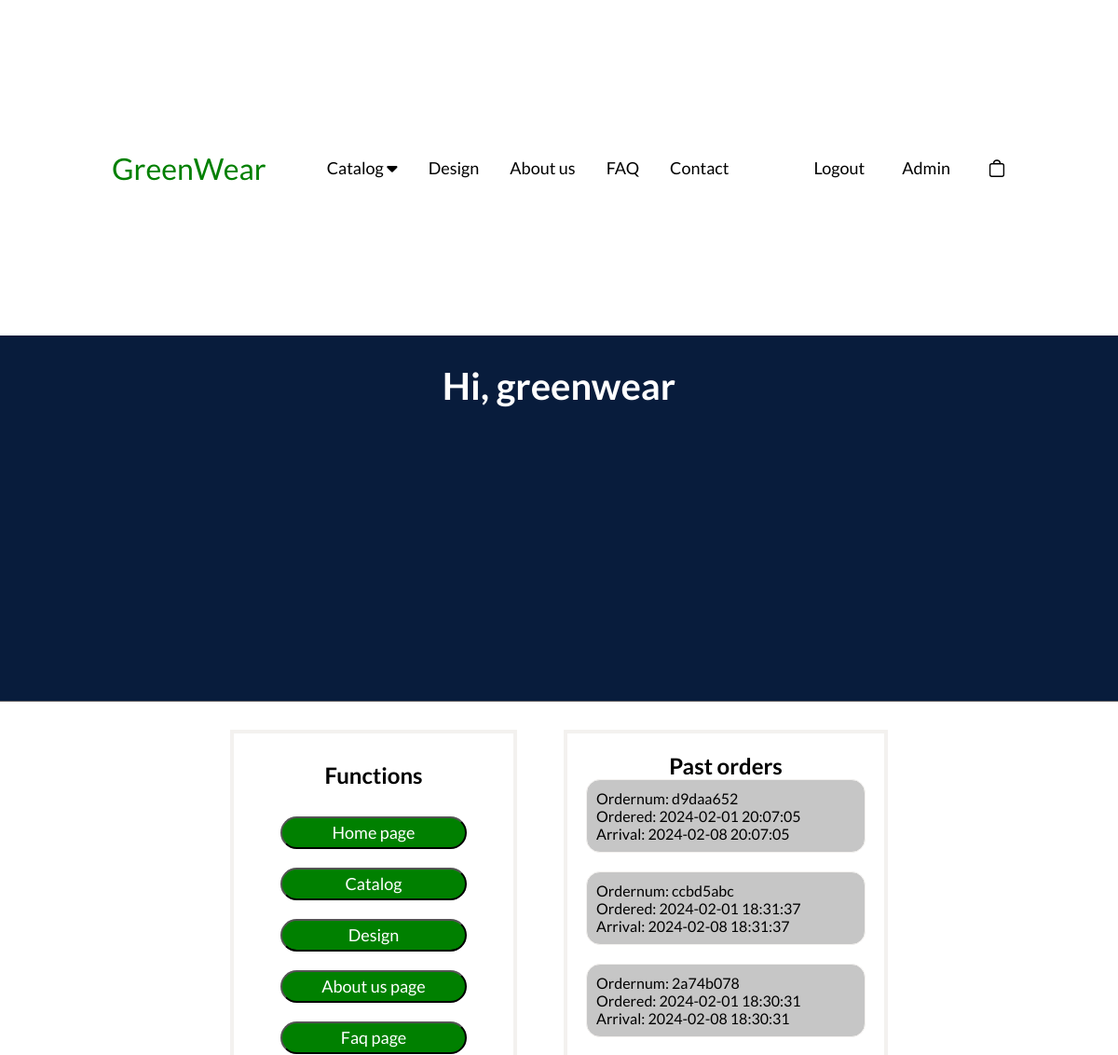
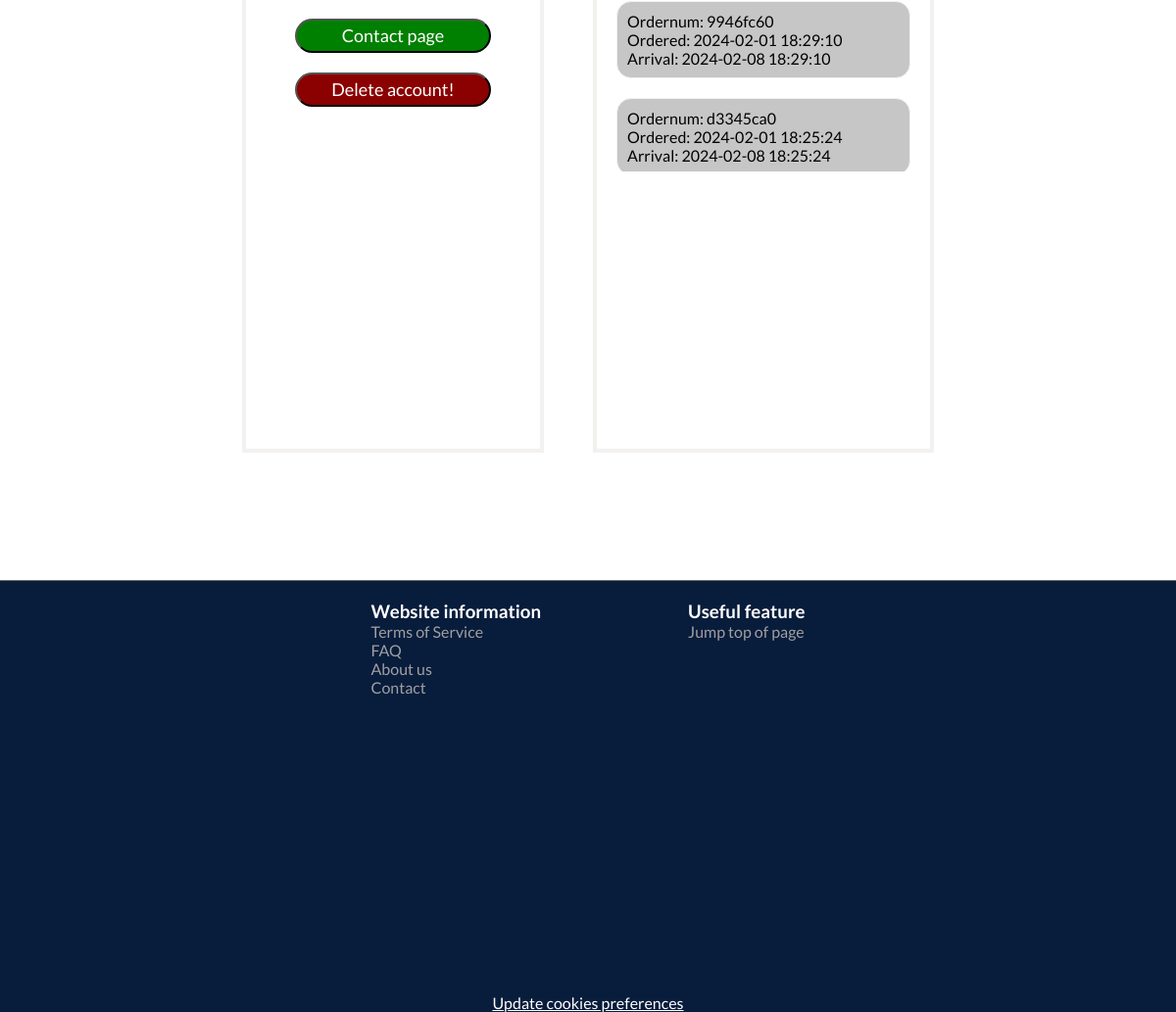
The app's page /profile.php (signed in) with its own data (2 pictures, top to bottom).
### tables this page shows
CREATE TABLE `orders` (
  `order_id` int NOT NULL,
  `order_code` varchar(255) DEFAULT NULL,
  `user_id` int DEFAULT NULL,
  `order_created` datetime DEFAULT NULL,
  `order_arrival` datetime DEFAULT NULL
);

### includes/orderfunctions.php (called while the page is built, shortened)
<?php
function get_order($user_id, $sqliconn) {
    $preparedstatement = $sqliconn->prepare("SELECT order_code, order_created, order_arrival FROM orders WHERE user_id = ? ORDER BY order_created DESC");
    $preparedstatement->bind_param("i", $user_id);
    $preparedstatement->execute();
    $result = $preparedstatement->get_result();
    return $result;
}

### profile.php (the view, shortened to what this page needs)
<?php
require_once "includes/securesession.inc.php";
require_once 'includes/orderfunctions.php';
require_once "includes/databasis.inc.php";
$orders = get_order($_SESSION['user_id'], $sqliconn);
?>
<!DOCTYPE html>
<html lang="en">
<head>
    <link rel="stylesheet" href="css_files/main.css">
    <link rel="stylesheet" href="css_files/profile.css">
    <link rel="stylesheet" href="https://cdnjs.cloudflare.com/ajax/libs/font-awesome/6.5.1/css/all.min.css" />
</head>
<body>
    <?php include "header.php"; ?>
    <section id="banner-box">
        <div class="banner-text">
            <h1>Hi, <?php echo $_SESSION['user_name']; ?></h1>
        </div>
    </section>
    <section id="interface-container">
        <div class = "interface-box">
                <h1>Functions</h1>
                <div class="function-group">
                    <button><a href="index.php">Home page</a></button>
                </div>
                <div class="function-group">
                    <button><a href="catalog.php">Catalog</a></button>
                </div>
                <div class="function-group">
                    <button><a href="design.php">Design</a></button>
                </div>
                <div class="function-group">
                    <button><a href="aboutus.php">About us page</a></button>
                </div>
                <div class="function-group">
                    <button><a href="faq.php">Faq page</a></button>
                </div>
                <div class="function-group">
                    <button><a href="contact.php">Contact page</a></button>
                </div>
                <form class="button-group" action="includes/deleteacc.inc.php" method="POST">
                    <button type="submit" name="submit">Delete account!</button>
                </form>
        </div>
        <div class ="order-box">
            <div class="scroll">
                <h2>Past orders</h2>
                <?php
                    if ($orders->num_rows > 0) {
                        while($row = $orders->fetch_assoc()) {
                            echo "<div class='orderoutput'>
                            Ordernum: " . $row["order_code"] . "<br>
                            Ordered: " . $row["order_created"] . "<br>
                            Arrival: " . $row["order_arrival"] . "</div>";
                        }
                    }
                    else {
                        echo "<div>No orders found</div>";
                    }
                ?>
            </div>
        </div>
    </section>
    <?php include "footer.php"; ?>
</body>
</html>

### css_files/main.css (style rules this page uses)
* { margin: 0; padding: 0; font-family: Lato, sans-serif; }
body { display: flex; flex-direction: column; min-height: 100vh; background:white; }
section { flex: 1; }

### css_files/profile.css (style rules this page uses)
#banner-box { display: grid; text-align: center; padding: calc(30rem/16); border-bottom: calc(1rem/16) solid #737070; background-color: #081c3c; color: white; margin-bottom: 30px; }
.banner-text h1 { font-size: calc(40rem/16); }
#interface-container { display: flex; justify-content: center; text-align: center; padding-bottom: 130px; }
.interface-box { border: calc(4rem/16) solid #f3f1ef; }
.interface-box h1 { margin-top: 30px; padding-bottom: 20px; }
.function-group { display: grid; width: 200px; margin-left: 50px; margin-right: 50px; margin-bottom: 20px; margin-top: 10px; height: 35px; text-decoration: none; }
.function-group button { background-color: green; color: white; border-radius: 20px; font-size: 18px; text-decoration: none; }
.function-group button a { text-decoration: none; color: white; }
.button-group { display: grid; width: 200px; margin-left: 50px; margin-right: 50px; margin-bottom: 20px; margin-top: 10px; height: 35px; }
.button-group button { background-color: darkred; color: white; border-radius: 20px; font-size: 18px; }
.order-box { display: flex; margin-left: 50px; border: calc(4rem/16) solid #f3f1ef; }
div.scroll { display: column; background-color: #ffffff; width: 300px; height: 480px; overflow-x: hidden; overflow-y: auto; text-align: left; padding: 20px; }
div.scroll h2 { text-align: center; }
.orderoutput { margin-bottom: 20px; padding: 10px; border: 1px solid #f3f1ef; background-color: #c6c6c6; border-radius: 15px; }

### records on screen
orders: order_code "d9daa652", order_created "2024-02-01 20:07:05", order_arrival "2024-02-08 20:07:05"
orders: order_code "ccbd5abc", order_created "2024-02-01 18:31:37", order_arrival "2024-02-08 18:31:37"
orders: order_code "2a74b078", order_created "2024-02-01 18:30:31", order_arrival "2024-02-08 18:30:31"
orders: order_code "9946fc60", order_created "2024-02-01 18:29:10", order_arrival "2024-02-08 18:29:10"
orders: order_code "d3345ca0", order_created "2024-02-01 18:25:24", order_arrival "2024-02-08 18:25:24"

### other values on screen
$_SESSION['user_name'] "greenwear"
